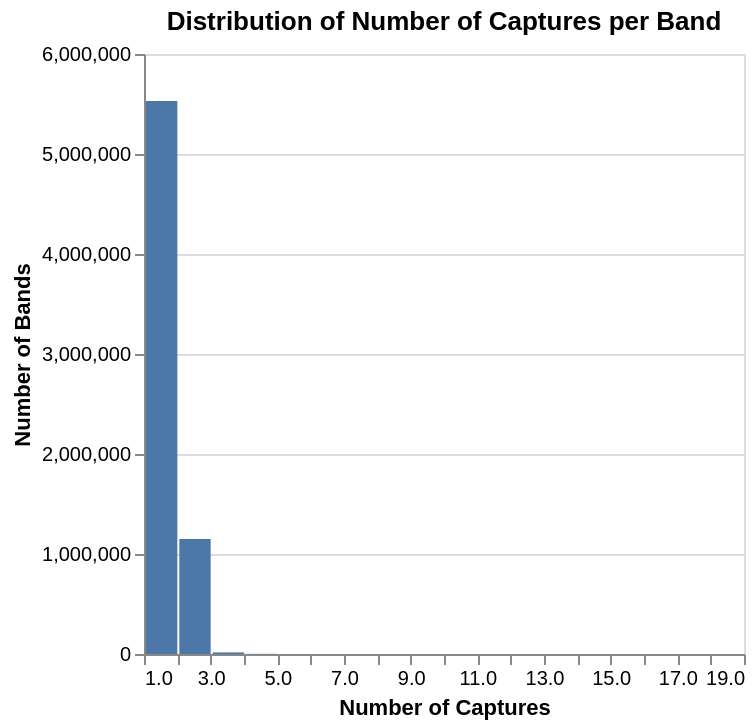

The notebook cell this image was saved under:
### Code cell
def plot_num_captures_distribution(frame):
    encounter_counts = (
        frame
            .group_by('band')
            .len(name='num_captures')
            .collect()
            .to_pandas()
    )

    chart = (
        alt.Chart(encounter_counts)
            .mark_bar()
            .encode(
                x=alt.X('num_captures:Q', bin=alt.Bin(maxbins=30, step=1), title='Number of Captures'),
                y=alt.Y('count():Q', title='Number of Bands'),
                tooltip=['count():Q']
            )
            .properties(
                title='Distribution of Number of Captures per Band',
            )
    )
    return chart

plot_num_captures_distribution(lazy_frame)

### Figure 1 — Vega specification as saved in the notebook (floating-point values rounded to 4 significant figures)
{"$schema": "https://vega.github.io/schema/vega/v5.json", "data": [{"name": "source_0", "values": [{"__count": 5530334, "bin_maxbins_30_step_1_num_captures": 1.0, "bin_maxbins_30_step_1_num_captures_end": 2.0}, {"__count": 1148884, "bin_maxbins_30_step_1_num_captures": 2.0, "bin_maxbins_30_step_1_num_captures_end": 3.0}, {"__count": 15954, "bin_maxbins_30_step_1_num_captures": 3.0, "bin_maxbins_30_step_1_num_captures_end": 4.0}, {"__count": 1634, "bin_maxbins_30_step_1_num_captures": 4.0, "bin_maxbins_30_step_1_num_captures_end": 5.0}, {"__count": 351, "bin_maxbins_30_step_1_num_captures": 5.0, "bin_maxbins_30_step_1_num_captures_end": 6.0}, {"__count": 111, "bin_maxbins_30_step_1_num_captures": 6.0, "bin_maxbins_30_step_1_num_captures_end": 7.0}, {"__count": 28, "bin_maxbins_30_step_1_num_captures": 8.0, "bin_maxbins_30_step_1_num_captures_end": 9.0}, {"__count": 9, "bin_maxbins_30_step_1_num_captures": 10.0, "bin_maxbins_30_step_1_num_captures_end": 11.0}, {"__count": 10, "bin_maxbins_30_step_1_num_captures": 9.0, "bin_maxbins_30_step_1_num_captures_end": 10.0}, {"__count": 46, "bin_maxbins_30_step_1_num_captures": 7.0, "bin_maxbins_30_step_1_num_captures_end": 8.0}, {"__count": 1, "bin_maxbins_30_step_1_num_captures": 18.0, "bin_maxbins_30_step_1_num_captures_end": 19.0}, {"__count": 5, "bin_maxbins_30_step_1_num_captures": 11.0, "bin_maxbins_30_step_1_num_captures_end": 12.0}, {"__count": 2, "bin_maxbins_30_step_1_num_captures": 16.0, "bin_maxbins_30_step_1_num_captures_end": 17.0}, {"__count": 3, "bin_maxbins_30_step_1_num_captures": 12.0, "bin_maxbins_30_step_1_num_captures_end": 13.0}, {"__count": 2, "bin_maxbins_30_step_1_num_captures": 15.0, "bin_maxbins_30_step_1_num_captures_end": 16.0}]}, {"name": "source_0_y_domain___count", "values": [{"min": 1, "max": 5530334}]}], "signals": [{"name": "bin_maxbins_30_step_1_num_captures_bins", "value": {"fields": ["num_captures"], "fname": "bin_num_captures", "start": 1.0, "step": 1.0, "stop": 19.0}}], "marks": [{"type": "rect", "name": "marks", "from": {"data": "source_0"}, "encode": {"update": {"x2": {"field": "bin_maxbins_30_step_1_num_captures", "scale": "x", "offset": {"signal": "0.5 + (abs(scale(\"x\", datum[\"bin_maxbins_30_step_1_num_captures_end\"]) - scale(\"x\", datum[\"bin_maxbins_30_step_1_num_captures\"])) < 0.25 ? -0.5 * (0.25 - (abs(scale(\"x\", datum[\"bin_maxbins_30_step_1_num_captures_end\"]) - scale(\"x\", datum[\"bin_maxbins_30_step_1_num_captures\"])))) : 0.5)"}}, "y2": {"value": 0, "scale": "y"}, "tooltip": {"signal": "{\"Count of Records\": format(datum[\"__count\"], \"\")}"}, "x": {"field": "bin_maxbins_30_step_1_num_captures_end", "scale": "x", "offset": {"signal": "0.5 + (abs(scale(\"x\", datum[\"bin_maxbins_30_step_1_num_captures_end\"]) - scale(\"x\", datum[\"bin_maxbins_30_step_1_num_captures\"])) < 0.25 ? 0.5 * (0.25 - (abs(scale(\"x\", datum[\"bin_maxbins_30_step_1_num_captures_end\"]) - scale(\"x\", datum[\"bin_maxbins_30_step_1_num_captures\"])))) : -0.5)"}}, "y": {"field": "__count", "scale": "y"}, "fill": {"value": "#4c78a8"}}}, "style": ["bar"]}], "scales": [{"name": "x", "type": "linear", "domain": {"signal": "[bin_maxbins_30_step_1_num_captures_bins.start, bin_maxbins_30_step_1_num_captures_bins.stop]"}, "range": [0, {"signal": "width"}], "bins": {"signal": "bin_maxbins_30_step_1_num_captures_bins"}, "zero": false}, {"name": "y", "type": "linear", "domain": [{"signal": "(data(\"source_0_y_domain___count\")[0] || {}).min"}, {"signal": "(data(\"source_0_y_domain___count\")[0] || {}).max"}], "range": [{"signal": "height"}, 0], "nice": true, "zero": true}], "axes": [{"scale": "y", "minExtent": 0, "grid": true, "ticks": false, "zindex": 0, "domain": false, "tickCount": {"signal": "ceil(height/40)"}, "gridScale": "x", "orient": "left", "labels": false, "aria": false, "maxExtent": 0}, {"scale": "x", "tickCount": {"signal": "ceil(width/10)"}, "zindex": 0, "labelFlush": true, "orient": "bottom", "grid": false, "labelOverlap": true, "title": "Number of Captures"}, {"scale": "y", "labelOverlap": true, "orient": "left", "zindex": 0, "title": "Number of Bands", "tickCount": {"signal": "ceil(height/40)"}, "grid": false}], "title": {"text": "Distribution of Number of Captures per Band", "frame": "group"}, "style": "cell", "background": "white", "padding": 5, "width": 300, "height": 300}
